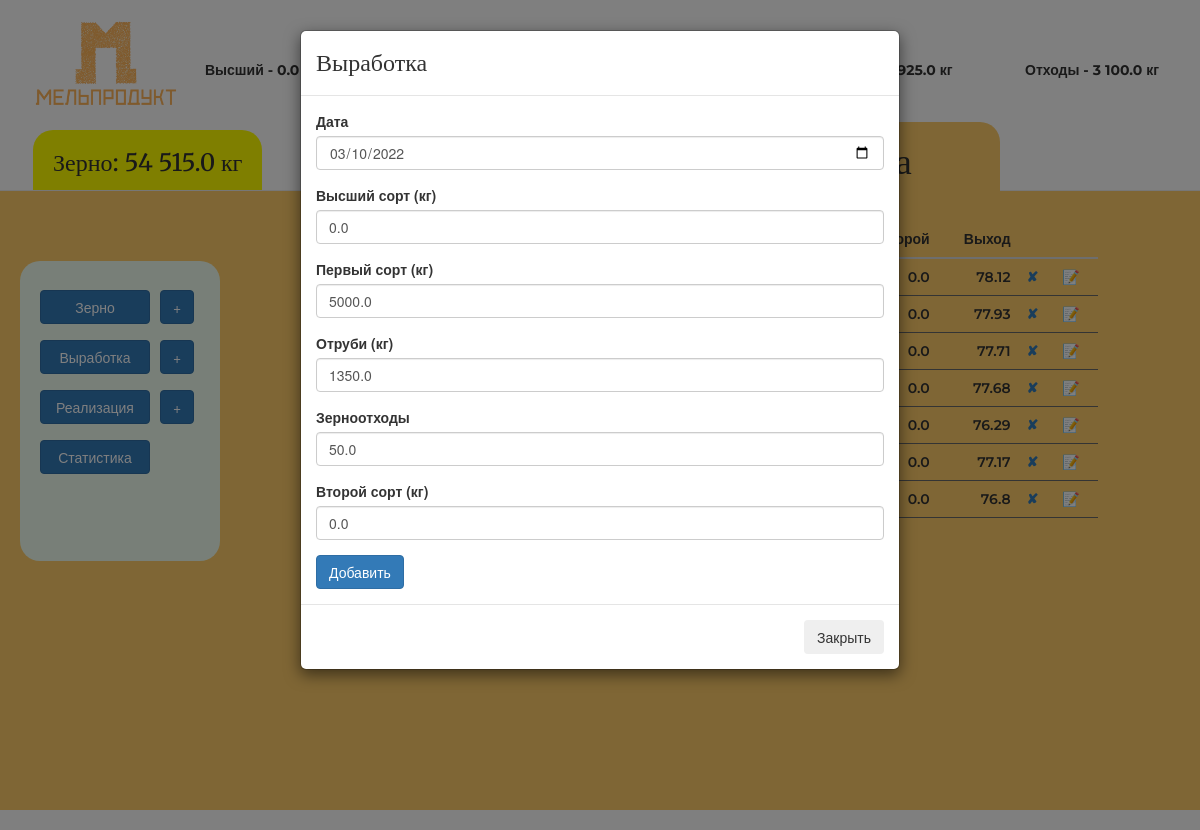
The page /gf/prod/edit?item_id=872 on the database its author committed.
### main.py (models this page shows)
class Production(db.Model):
    __tablename__ = "productions"
    id = db.Column(db.Integer, primary_key=True)
    date = db.Column(db.Date(), nullable=False)
    highest = db.Column(db.Float(20), nullable=False)
    first = db.Column(db.Float(20), nullable=False)
    bran = db.Column(db.Float(20), nullable=False)
    waste = db.Column(db.Float(20), nullable=False)
    second = db.Column(db.Float(20), nullable=False)
    exit = db.Column(db.Float(20), nullable=False)

### main.py (the view, shortened to what this page needs)
@application.route('/gf/prod/edit', methods=['GET', 'POST'])
def prod_edit():
    stock = Stock.query.filter_by(id=1).first()
    table = db.session.query(Production).filter(Production.date <= dt.datetime.now(),
                                                Production.date >= dt.datetime.now() - dt.timedelta(
                                                    days=30)).order_by(Production.date).all()
    item_id = request.args.get('item_id')
    position = Production.query.get(item_id)
    prod_form = AddProduction(date=position.date, highest=position.highest, second=position.second,
                              waste=position.waste, first=position.first, bran=position.bran
                              )
    return render_template('prodadd.html', title='Выработка', form=prod_form,
                           first='{:,}'.format(stock.first).replace(',', ' '),
                           second='{:,}'.format(stock.second).replace(',', ' '),
                           highest='{:,}'.format(stock.highest).replace(',', ' '),
                           bran='{:,}'.format(stock.bran).replace(',', ' '),
                           waste='{:,}'.format(stock.waste).replace(',', ' '),
                           grain='{:,}'.format(stock.grain).replace(',', ' '),
                           button='prod', target='prod', onclick1='onclick=', onclick2='onclick=',
                           table=reversed(table), onclick11='onclick=', onclick22='onclick=', bcolor='#ffcd6b',
                           mright='200px'
                           )

### forms.py
class AddProduction(FlaskForm):
    date = DateField("Дата")
    highest = FloatField("Высший сорт (кг)")
    first = FloatField("Первый сорт (кг)")
    bran = FloatField("Отруби (кг)", validators=[DataRequired()])
    waste = FloatField("Зерноотходы")
    second = FloatField("Второй сорт (кг)")
    submit = SubmitField("Добавить")

### main.py (called while the page is built)
@application.template_filter('jround')
def jround(x):
    y = round(x, 2)
    return y

### templates/prodadd.html (shortened to what this page needs)
{% extends 'index.html' %}
{% block modal %}
{% include "modal.html" %}
{% endblock %}
{% block table %}
{% include "production-table.html" %}
{% endblock %}

### templates/production-table.html (shortened to what this page needs)
<div class="col-md-8 col-sm-12" >
<table class="table table-hover counter">
        <thead>
          <tr>
            <th scope="col">№</th>
            <th scope="col">Дата</th>
            <th scope="col" class="rghtalgn">Высший</th>
            <th scope="col" class="rghtalgn">Первый</th>
            <th scope="col" class="rghtalgn">Отруби</th>
            <th scope="col" class="rghtalgn">З. отходы</th>
            <th scope="col" class="rghtalgn"">Второй</th>
              <th scope="col" class="rghtalgn"">Выход</th>
            <th scope="col" class="rghtalgn""></th>
            <th scope="col" class="rghtalgn""></th>
          </tr>
        </thead>
        <tbody>
        {% for line in table %}
          <tr>
            <td>{{line.date.strftime('%d.%m.%Y')}}</td>
            <td class="rghtalgn">{{line.highest}}</td>
            <td class="rghtalgn">{{line.first}}</td>
            <td class="rghtalgn">{{line.bran}}</td>
            <td class="rghtalgn">{{line.waste}}</td>
            <td class="rghtalgn">{{line.second}}</td>
            <td class="rghtalgn">{{line.exit | jround()}}</td>
            <td><a href="#" data-toggle="modal" title="Удалить" data-target="#test"
                   onclick="aTestFunction({{line.id}}, {{line.highest}}, {{line.first}}, {{line.bran}}, {{line.waste}},
                   {{line.second}})">✘</a></td>
            <td><a href="{{url_for('prod_edit', item_id=line.id)}}" type="button" title="Редактировать">📝</a></td>
          </tr>
        {% endfor %}
        </tbody>
      </table>
        </div>

### templates/modal.html
<div class="modal fade" id="{{ target }}" tabindex="-1" aria-labelledby="{{ target }}Label" aria-hidden="true">
        <div class="modal-dialog">
          <div class="modal-content">
            <div class="modal-header">
              <h3 class="modal-title" id="grainLabel">{{ title }}</h3>
            </div>
            <div class="modal-body">
              {{ wtf.quick_form(form, novalidate=False, button_map={"submit": "primary"}) }}
            </div>
            <div class="modal-footer">
              <button type="button" class="btn btn-secondary" data-dismiss="modal">Закрыть</button>
            </div>
          </div>
        </div>
      </div>

### static/css/main.css (style rules this page uses)
body { margin-top: -20px; }
h1, h3, h4 { font-family: 'Merriweather', serif; }
td, tr, th { font-family: 'Montserrat', sans-serif; font-weight: 600; }
.rghtalgn { text-align: right; }
.counter { counter-reset: schet; }
.counter tbody tr { counter-increment: schet; }
.counter td, .counter tr:before { padding: .1em .5em; border-bottom: 1px solid DimGray; }
.counter tbody tr:before { content: counter(schet); display: table-cell; vertical-align: middle; }

### rows shown on the page
Production: second "0.0", exit|jround "78.12", date "03/10/2022", highest "0.0", first "5000.0", bran "1350.0", waste "50.0"
Production: second "0.0", exit|jround "77.93"
Production: second "0.0", exit|jround "77.71"
Production: second "0.0", exit|jround "77.68"
Production: second "0.0", exit|jround "76.29"
Production: second "0.0", exit|jround "77.17"
Production: second "0.0", exit|jround "76.8"

### other values the page prints
{{ highest }} "0.0"
{{ bran }} "9 925.0"
{{ waste }} "3 100.0"
{{ grain }} "54 515.0"
{{ title }} "Выработка"
